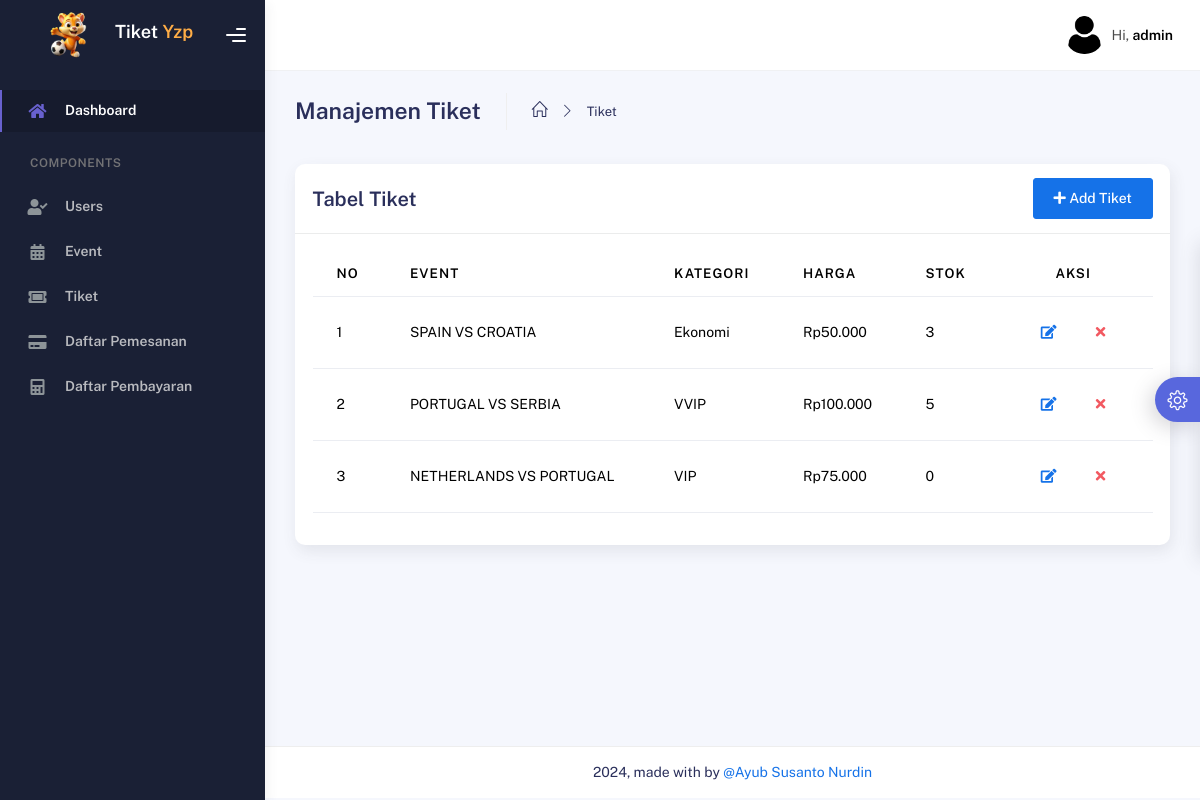
/admin/daftarTiket.php (signed in), run on the app's committed database.
### tables this page shows
CREATE TABLE `tb_tiket` (
  `id_tiket` int NOT NULL,
  `id_event` int NOT NULL,
  `kategori_tiket` varchar(255) NOT NULL,
  `harga_tiket` int NOT NULL,
  `stok_tiket` int NOT NULL
);

CREATE TABLE `tb_event` (
  `id_event` int NOT NULL,
  `nama_event` varchar(255) NOT NULL,
  `tanggal_event` date NOT NULL,
  `waktu_event` time NOT NULL,
  `lokasi_event` text NOT NULL,
  `deskripsi_event` text NOT NULL,
  `gambar_event` varchar(255) NOT NULL
);

### admin/daftarTiket.php (the view, shortened to what this page needs)
<?php
include '../controllers/crudTiket.php';
?>
<!DOCTYPE html>
<html lang="en">
<head>
    <link rel="stylesheet" href="assets/css/bootstrap.min.css" />
    <link rel="stylesheet" href="assets/css/plugins.min.css" />
    <link rel="stylesheet" href="assets/css/kaiadmin.min.css" />
    <link rel="stylesheet" href="assets/css/demo.css" />
</head>
<body>
    <div class="wrapper">
        <?php include 'components/sidebar.php'; ?>
        <div class="main-panel">
            <?php include 'components/header.php'; ?>
            <div class="container">
                <div class="page-inner">
                    <div class="page-header">
                        <h3 class="fw-bold mb-3">Manajemen Tiket</h3>
                        <ul class="breadcrumbs mb-3">
                            <li class="nav-home">
                                <a href="index.php"><i class="icon-home"></i></a>
                            </li>
                            <li class="separator"><i class="icon-arrow-right"></i></li>
                            <li class="nav-item"><a href="daftarTiket.php?active=daftarTiket">Tiket</a></li>
                        </ul>
                    </div>
                    <div class="row">
                        <div class="col-md-12">
                            <div class="card">
                                <div class="card-header d-flex justify-content-between align-items-center">
                                    <div class="card-title">Tabel Tiket</div>
                                    <button class="btn btn-primary" data-bs-toggle="modal" data-bs-target="#addTiketModal">
                                        <i class="fa fa-plus"></i> Add Tiket
                                    </button>
                                </div>
                                <div class="card-body">
                                    <div class="table-responsive">
                                        <table id="basic-datatables" class="table table-hover">
                                            <thead>
                                                <tr>
                                                    <th scope="col">No</th>
                                                    <th scope="col">Event</th>
                                                    <th scope="col">Kategori</th>
                                                    <th scope="col">Harga</th>
                                                    <th scope="col">Stok</th>
                                                    <th scope="col" class="text-center">Aksi</th>
                                                </tr>
                                            </thead>
                                            <tbody>
                                                <?php
                                                $sql = "SELECT t.id_tiket, t.id_event, t.kategori_tiket, t.harga_tiket, t.stok_tiket, e.nama_event FROM tb_tiket t JOIN tb_event e ON t.id_event = e.id_event";
                                                $result = mysqli_query($koneksi, $sql);
                                                $no = 1;
                                                while ($row = mysqli_fetch_assoc($result)) {
                                                    $id_tiket = $row['id_tiket'];
                                                    $nama_event = $row['nama_event'];
                                                    $kategori_tiket = $row['kategori_tiket'];
                                                    $harga_tiket = $row['harga_tiket'];
                                                    $stok_tiket = $row['stok_tiket'];
                                                ?>
                                                    <tr>
                                                        <td><?= $no++; ?></td>
                                                        <td><?= $nama_event; ?></td>
                                                        <td><?= $kategori_tiket; ?></td>
                                                        <td>Rp<?= number_format($harga_tiket, 0, ',', '.'); ?></td>
                                                        <td><?= $stok_tiket; ?></td>
                                                        <td>
                                                            <div class="d-flex justify-content-center">
                                                                <button class="btn btn-link btn-primary" data-bs-toggle="modal" data-bs-target="#editTiketModal<?= $id_tiket; ?>"><i class="fa fa-edit"></i></button>
                                                                <button class="btn btn-link btn-danger" data-bs-toggle="modal" data-bs-target="#deleteTiketModal<?= $id_tiket; ?>"><i class="fa fa-times"></i></button>
                                                            </div>
                                                        </td>
                                                    </tr>
                                                <?php } ?>
                                            </tbody>
                                        </table>
                                    </div>
                                </div>
                            </div>
                        </div>
                    </div>
                </div>
            </div>
            <?php require 'components/footer.php'; ?>
            <?php require 'components/settings.php'; ?>
        </div>
</body>
</html>

### data on the page
tb_tiket: id_event.nama_event "SPAIN VS CROATIA", kategori_tiket "Ekonomi", harga_tiket "50.000", stok_tiket "3"
tb_tiket: id_event.nama_event "PORTUGAL VS SERBIA", kategori_tiket "VVIP", harga_tiket "100.000", stok_tiket "5"
tb_tiket: id_event.nama_event "NETHERLANDS VS PORTUGAL", kategori_tiket "VIP", harga_tiket "75.000", stok_tiket "0"

### other printed values
$_SESSION['nama'] "admin"
